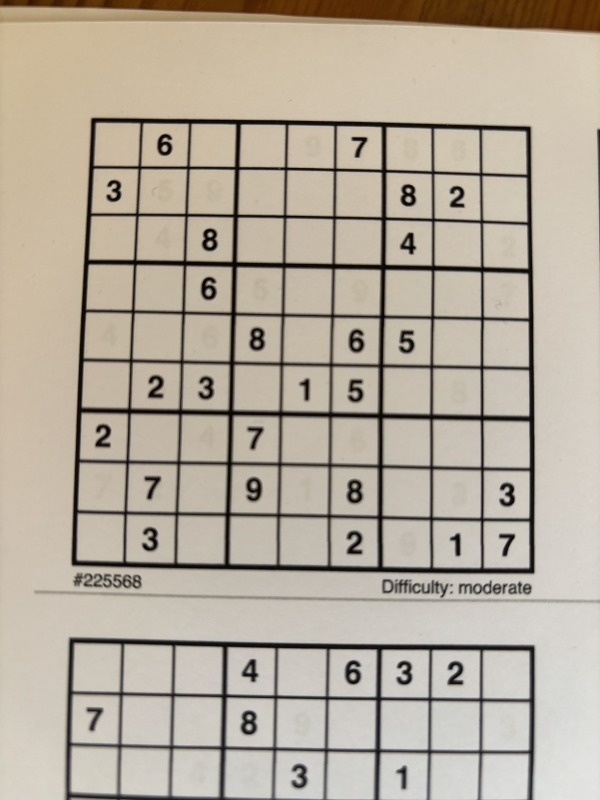
#> input picture src/test/IMG_0120.jpg, 1200 x 1600 px (shown at 1/2 size)
$ python -i preprocess.py   (imports and definitions only)
#> lines starting #> are read from the running program, lines starting #| are printed output that depends on the picture
import cv2
import numpy as np
import numpy.typing as npt
from typing import cast

Image = npt.NDArray[np.uint8]

# [29 lines left out: function prepare_image, not called in this run]

def detect_grid(image: Image) -> npt.NDArray[np.float32]:
	"""
		Detects the largest contour in the image, which is assumed to be the sudoku grid, and returns its corners.

		Parameters:
		- image: np.ndarray, the processed image from which to detect the grid.

		Returns:
		- np.ndarray, the corners of the detected grid.
	"""

	# Connect broken grid lines / border so contours become closed
	kernel = cv2.getStructuringElement(shape=cv2.MORPH_RECT, ksize=(5, 5))
	closed_image = cast(Image, cv2.morphologyEx(src=image, op=cv2.MORPH_CLOSE, kernel=kernel, iterations=2))

	# Find contours in the edged image
	contours, _ = cv2.findContours(image=closed_image, mode=cv2.RETR_EXTERNAL, method=cv2.CHAIN_APPROX_SIMPLE)

	# Find the largest contour which should be the sudoku grid
	# ! Potential bug here if the largest contour is not the sudoku grid (it will take alot of time to fix so leaving as is for now)
	for contour in sorted(contours, key=cv2.contourArea, reverse=True):
		peri = cv2.arcLength(curve=contour, closed=True)
		corners = cv2.approxPolyDP(curve=contour, epsilon=0.02 * peri, closed=True)

		if len(corners) == 4:
			return corners.reshape(4, 2).astype(np.float32)

	raise ValueError("No valid grid found in the image.")

# [41 lines left out: functions warp_image, _order_corners, not called in this run]

>>> import cv2
>>> picture = cv2.imread('../../test/IMG_0120.jpg', cv2.IMREAD_GRAYSCALE)
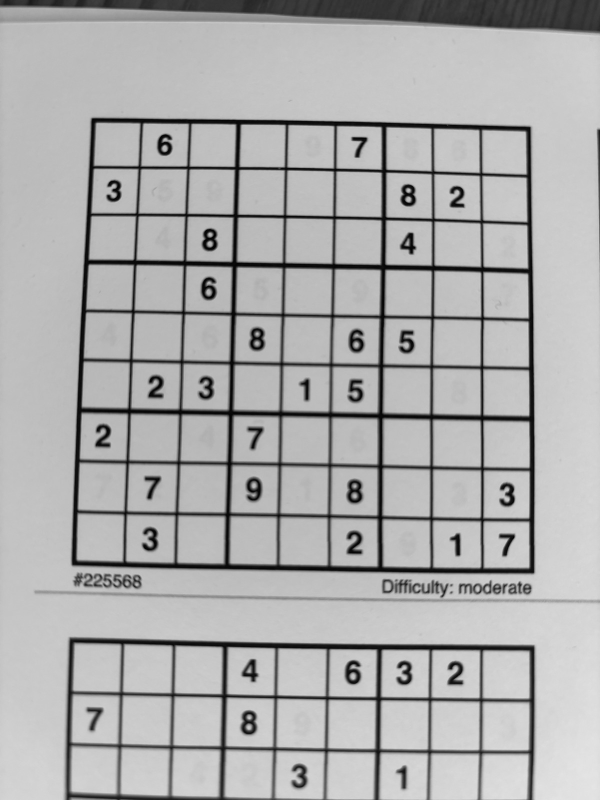
#> picture: shape (1600, 1200) (shown at 1/2 size); min 0, max 229, mean 173.3
>>> result = detect_grid(picture)
#> in detect_grid, `closed_image = cast(Image, cv2.morphologyEx(src=image, op=cv2.MORPH_CL..`:
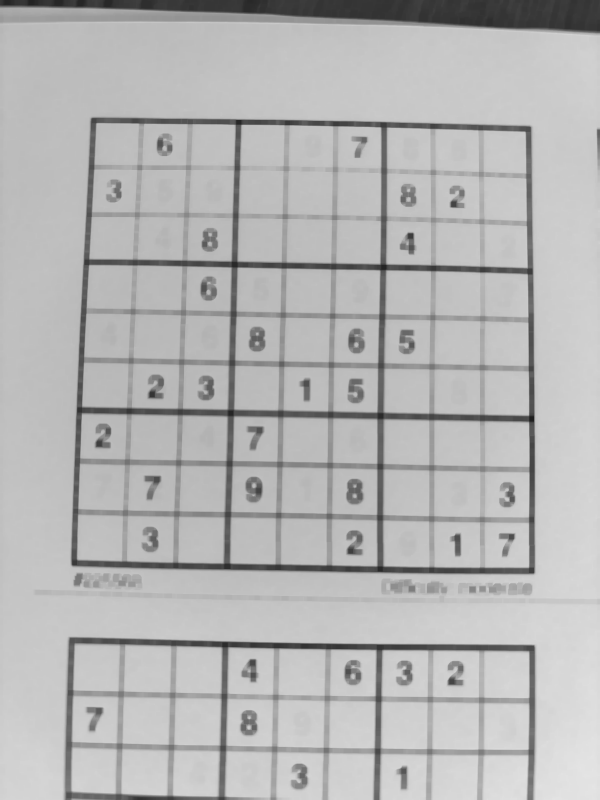
#> closed_image: shape (1600, 1200) (shown at 1/2 size); min 31, max 229, mean 181.5
#> in detect_grid, `contours, _ = cv2.findContours(image=closed_image, mode=cv2.RETR_EXTER..`: contours = [[[0, 0], [0, 1599], [1199, 1599], [1199, 0]]]
#> the loop in detect_grid, `for contour in sorted(contours, key=cv2.contourArea, reverse=True):` made 1 pass
#> (peri, corners) on pass 1: (5596, [[0, 0], [0, 1599], [1199, 1599], [1199, 0]])
#> result = [[0, 0], [0, 1599], [1199, 1599], [1199, 0]]

$ run again, on src/test/test-sudoku.jpg
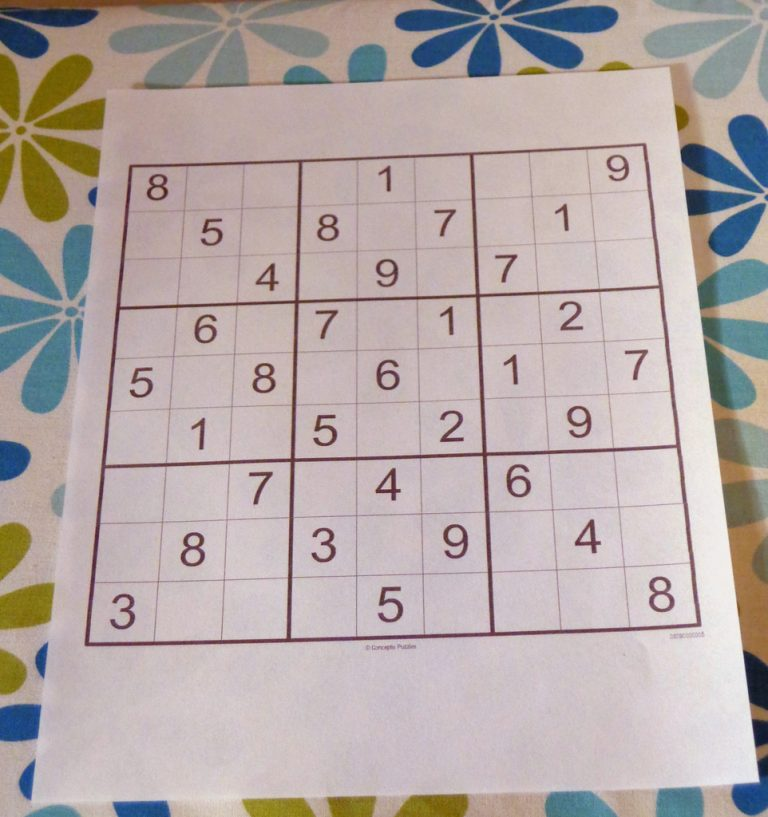
#> input picture src/test/test-sudoku.jpg, 768 x 817 px
#> `picture = cv2.imread('../../test/IMG_0120.jpg', cv2.IMREAD_GRAYSCALE)`:
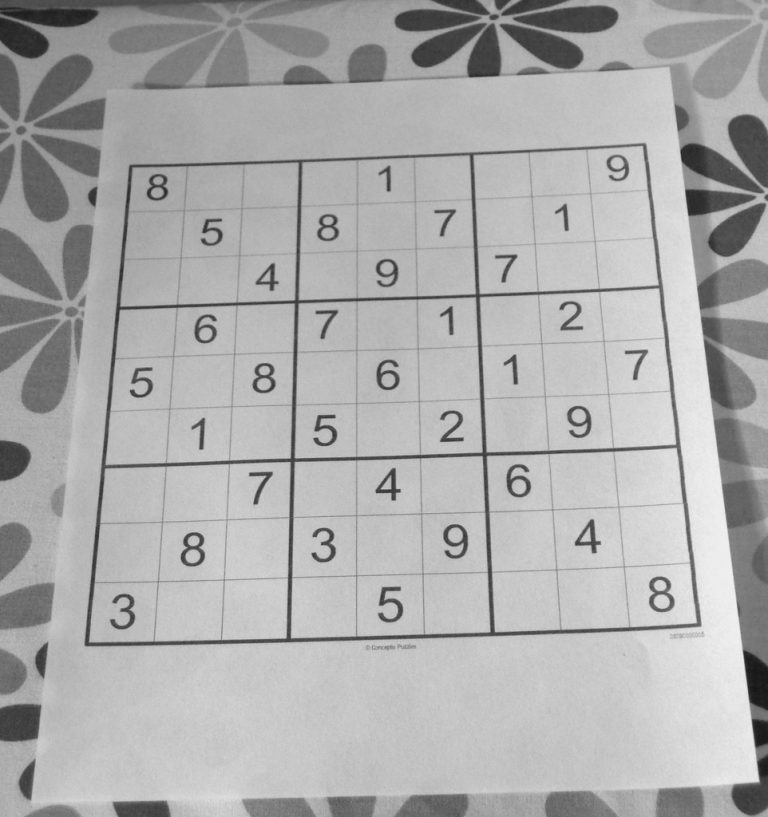
#> picture: shape (817, 768); min 20, max 248, mean 172.3
#> in detect_grid, `closed_image = cast(Image, cv2.morphologyEx(src=image, op=cv2.MORPH_CL..`:
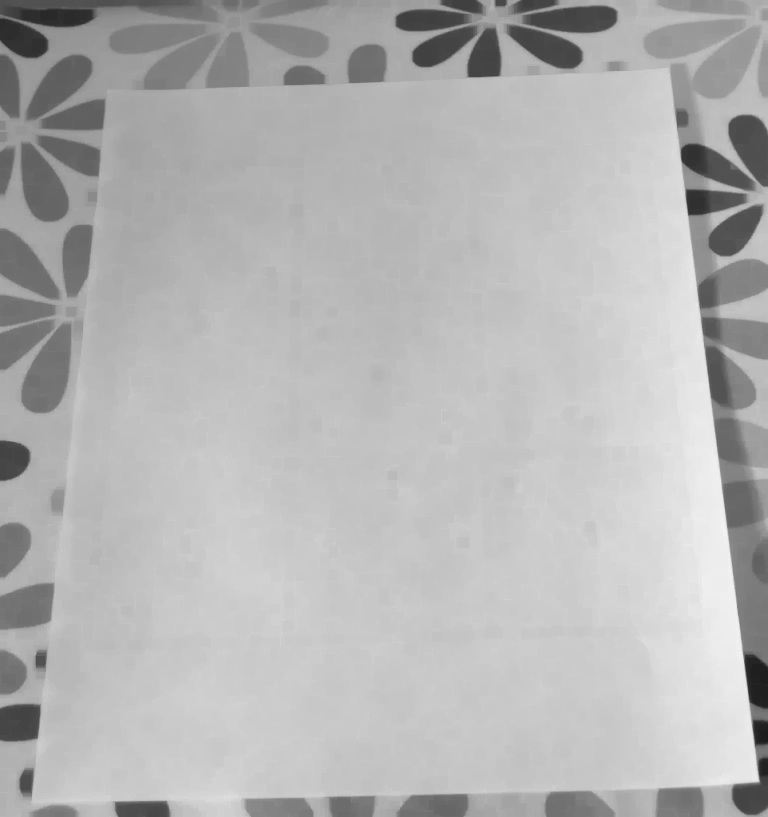
#> closed_image: shape (817, 768); min 29, max 248, mean 180.3
#> contours = [[[0, 0], [0, 816], [767, 816], [767, 0]]]
#> the loop in detect_grid, `for contour in sorted(contours, key=cv2.contourArea, reverse=True):` made 1 pass
#> (peri, corners) on pass 1: (3166, [[0, 0], [0, 816], [767, 816], [767, 0]])
#> result = [[0, 0], [0, 816], [767, 816], [767, 0]]
